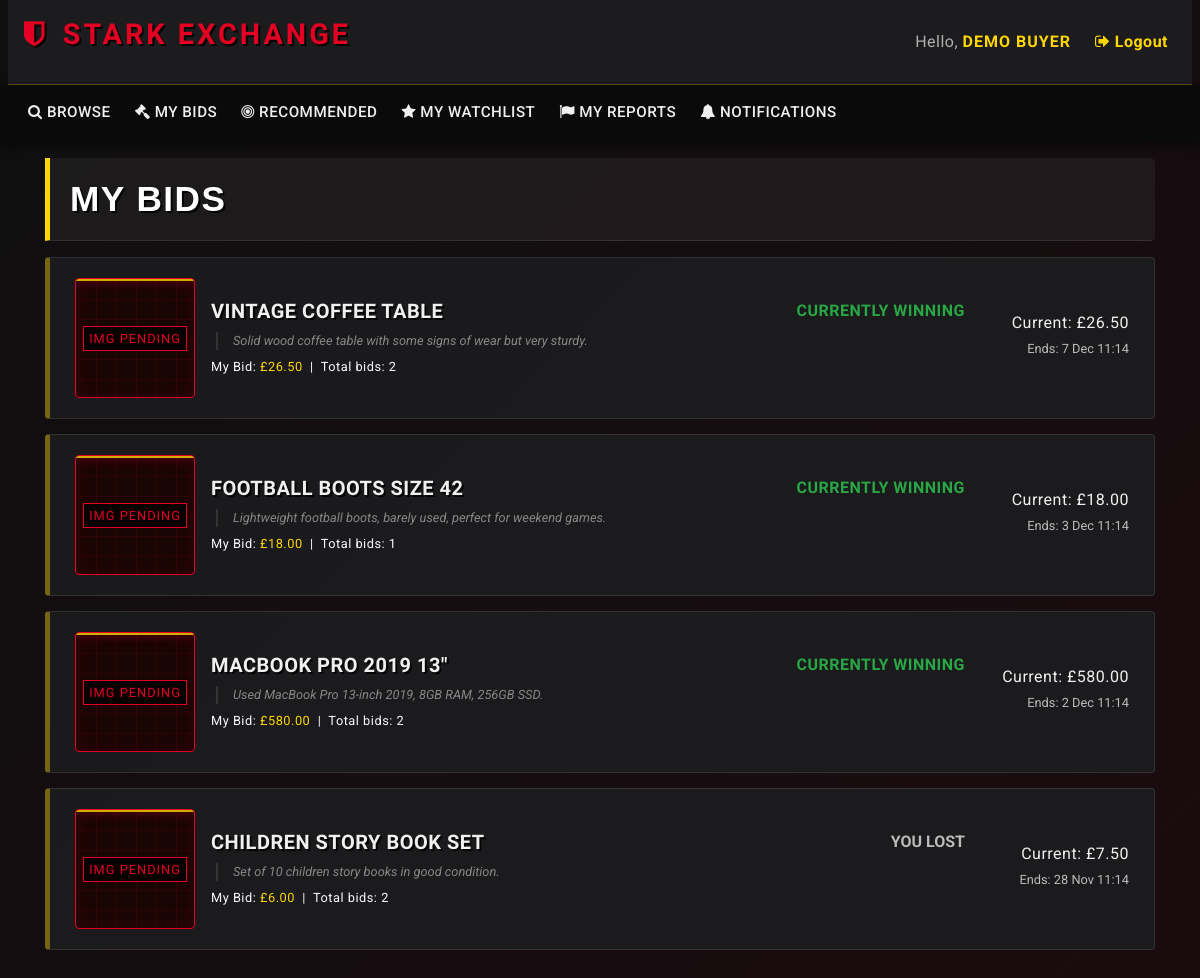
Screenshot of /mybids.php (signed in) with the database file from the repository.
### tables this page shows
CREATE TABLE auctions (
    auction_id    INT AUTO_INCREMENT PRIMARY KEY,
    item_id       INT NOT NULL,
    seller_id     INT NOT NULL,
    start_price   DECIMAL(10,2) NOT NULL,
    reserve_price DECIMAL(10,2),
    start_date    DATETIME NOT NULL DEFAULT CURRENT_TIMESTAMP,
    end_date      DATETIME NOT NULL,
    winner_id     INT NULL,
     
     
     
    status        ENUM('pending','active','finished','cancelled','removed')
                  NOT NULL DEFAULT 'pending',

    CONSTRAINT fk_auctions_item
        FOREIGN KEY (item_id)
        REFERENCES items(item_id)
        ON DELETE CASCADE
        ON UPDATE CASCADE,

    CONSTRAINT fk_auctions_seller
        FOREIGN KEY (seller_id)
        REFERENCES users(user_id)
        ON DELETE CASCADE
        ON UPDATE CASCADE,

    CONSTRAINT fk_auctions_winner
        FOREIGN KEY (winner_id)
        REFERENCES users(user_id)
        ON DELETE SET NULL
        ON UPDATE CASCADE
);

CREATE TABLE items (
    item_id      INT AUTO_INCREMENT PRIMARY KEY,
    title        VARCHAR(255) NOT NULL,
    description  TEXT,
    
     
    image_path   VARCHAR(255) DEFAULT NULL, 
     

    category_id  INT NOT NULL,
    seller_id    INT NOT NULL,
    created_at   DATETIME NOT NULL DEFAULT CURRENT_TIMESTAMP,

    CONSTRAINT fk_items_category
        FOREIGN KEY (category_id)
        REFERENCES categories(category_id)
        ON DELETE RESTRICT
        ON UPDATE CASCADE,

    CONSTRAINT fk_items_seller
        FOREIGN KEY (seller_id)
        REFERENCES users(user_id)
        ON DELETE CASCADE
        ON UPDATE CASCADE
);

### utilities.php (called while the page is built, shortened)
<?php
function get_db() {
    static $conn = null;
    if ($conn === null) {
        $conn = new mysqli(DB_HOST, DB_USER, DB_PASS, DB_NAME);
        $conn->set_charset(DB_CHARSET);
    }
    return $conn;
}
function db_query($sql, $types = '', $params = []) {
    $conn = get_db();
    $stmt = $conn->prepare($sql);
    $stmt->bind_param($types, ...$params);
    if (!$stmt->execute()) {
        die('Execute failed: ' . $stmt->error);
    }
    return $stmt->get_result();
}
function current_user_id() {
    return $_SESSION['user_id'] ?? null;
}
?>

### mybids.php (the view, shortened to what this page needs)
<?php
require_once 'utilities.php';
include_once 'header.php';
$user_id = current_user_id();
$sql = "
    SELECT DISTINCT
        a.auction_id,
        a.item_id,
        a.end_date,
        a.status,
        a.winner_id,
        i.title,
        i.description,
        i.image_path
    FROM auctions a
    JOIN items i ON a.item_id = i.item_id
    JOIN bids b  ON a.auction_id = b.auction_id
    WHERE b.buyer_id = ?
    ORDER BY a.end_date DESC
";
$result = db_query($sql, 'i', [$user_id]);
?>
<div class="container">
    <h2 class="my-3 text-uppercase" style="font-family: 'Oswald', sans-serif; letter-spacing: 1px;">My bids</h2>
    <?php if (!$result || $result->num_rows === 0): ?>
        <div class="text-center py-5">
            <p class="text-muted mb-4">You have not placed any bids yet.</p>
            <a href="browse.php" class="btn btn-primary btn-lg">Browse Auctions</a>
        </div>
    <?php else: ?>
        <ul class="list-group mb-5" style="border: none;">
            <?php while ($row = $result->fetch_assoc()):
                $auction_id   = (int)$row['auction_id'];
                $item_id      = (int)$row['item_id'];
                $title        = $row['title'];
                $description  = $row['description'];
                $end_time     = new DateTime($row['end_date']);
                $status       = $row['status'];
                $winner_id    = $row['winner_id'] !== null ? (int)$row['winner_id'] : null;
                $img_path = $row['image_path'] ?? null;
                $img_html = '';
                if (!empty($img_path) && file_exists("images/" . $img_path)) {
                    $img_html = '<img src="images/' . $img_path . '" alt="Item" style="width: 120px; height: 120px; object-fit: cover; border-radius: 4px; border: 1px solid #333;">';
                } else {
                    $img_html = '<div class="img-placeholder" style="width: 120px; height: 120px; margin: 0;"></div>';
                }
                $sql_stats = "SELECT COUNT(*) AS num_bids, MAX(bid_amount) AS max_bid FROM bids WHERE auction_id = ?";
                $res_stats = db_query($sql_stats, 'i', [$auction_id]);
                $stats_row = $res_stats->fetch_assoc();
                $num_bids  = (int)$stats_row['num_bids'];
                $max_bid   = $stats_row['max_bid'];
                $sql_my = "SELECT MAX(bid_amount) AS my_max_bid FROM bids WHERE auction_id = ? AND buyer_id = ?";
                $res_my   = db_query($sql_my, 'ii', [$auction_id, $user_id]);
                $my_row   = $res_my->fetch_assoc();
                $my_max_bid = $my_row['my_max_bid'] !== null ? (float)$my_row['my_max_bid'] : null;
                $sql_start = "SELECT start_price FROM auctions WHERE auction_id = ? LIMIT 1";
                $res_start = db_query($sql_start, 'i', [$auction_id]);
                $start_row = $res_start->fetch_assoc();
                $start_price = (float)$start_row['start_price'];
                $current_price = ($max_bid === null) ? $start_price : (float)$max_bid;
                $now   = new DateTime();
                $ended = ($now >= $end_time || $status === 'finished' || $status === 'closed' || $status === 'paid' || $status === 'cancelled');
                $result_text = '';
                $status_color = '';
                $text_class = '';
                if (!$ended) {
                    if ($my_max_bid !== null && $my_max_bid >= $current_price) {
                        $result_text = 'Currently winning';
                        $status_color = '#28a745';
                        $text_class = 'text-success';
                    } else {
                        $result_text = 'Outbid';
                        $status_color = '#dc3545';
                        $text_class = 'text-danger';
                    }
                } else {
                    if ($winner_id !== null && $winner_id === $user_id) {
                        $result_text = 'You won';
                        $status_color = '#28a745';
                        $text_class = 'text-success';
                    } else {
                        $result_text = 'You lost';
                        $status_color = '#6c757d';
                        $text_class = 'text-muted';
                    }
                }
            ?>
            <li class="list-group-item d-flex align-items-center"
                style="background-color: rgba(28, 28, 30, 0.9); border: 1px solid rgba(255,255,255,0.1); margin-bottom: 10px; border-radius: 4px; border-left: 6px solid <?php echo $status_color; ?>;">
                <div class="mr-3">
                    <?php echo $img_html; ?>
                </div>
                <div class="flex-grow-1">
                    <div class="d-flex justify-content-between">
                        <h5 class="mb-1">
                            <a href="listing.php?item_id=<?php echo $item_id; ?>" class="text-light" style="font-family: 'Oswald', sans-serif; letter-spacing: 0.5px;">
                                <?php echo htmlspecialchars($title); ?>
                            </a>
                        </h5>
                        <span class="<?php echo $text_class; ?> font-weight-bold text-uppercase" style="font-family: 'Oswald', sans-serif;">
                            <?php echo $result_text; ?>
                        </span>
                    </div>
                    <p class="mb-1 text-muted small" style="line-height: 1.4;">
                        <?php
                        $desc_short = (strlen($description) > 120) ? substr($description, 0, 120) . '...' : $description;
                        echo htmlspecialchars($desc_short);
                        ?>
                    </p>
                    <small class="text-light">
                        My Bid: <span style="color: var(--color-accent);">£<?php echo number_format($my_max_bid, 2); ?></span>
                        &nbsp;|&nbsp;
                        Total bids: <?php echo $num_bids; ?>
                    </small>
                </div>
                <div class="text-right ml-4 text-nowrap" style="min-width: 140px;">
                    <div class="mb-1">Current: £<?php echo number_format($current_price, 2); ?></div>
                    <div class="small text-muted mb-2">
                        Ends: <?php echo date_format($end_time, 'j M H:i'); ?>
                    </div>
                </div>
            </li>
            <?php endwhile; $result->free(); ?>
        </ul>
    <?php endif; ?>
</div>
<?php include_once 'footer.php'; ?>

### header.php (shortened to what this page needs)
<?php
require_once 'utilities.php';
?>
<!doctype html>
<html lang="en">
<head>
  <link rel="stylesheet" href="css/bootstrap.min.css">
  <link rel="stylesheet" href="https://cdnjs.cloudflare.com/ajax/libs/font-awesome/4.7.0/css/font-awesome.min.css">
  <link rel="stylesheet" href="css/custom.css?v=<?php echo time(); ?>">
</head>
<body>
<nav class="navbar navbar-expand-lg navbar-light bg-light mx-2">
  <a class="navbar-brand" href="index.php">
    <i class="fa fa-shield" style="margin-right: 5px;"></i> Stark Exchange
  </a>
  <ul class="navbar-nav ml-auto">
    <li class="nav-item">
<?php
if (isset($_SESSION['logged_in']) && $_SESSION['logged_in'] == true) {
  $display_name = $_SESSION['username'] ?? $_SESSION['account_type'] ?? 'Agent';
  echo '<div class="d-flex align-items-center">';
  echo '<span class="navbar-text mr-3" style="color: var(--color-text-light);">'
        . 'Hello, <strong style="color: var(--color-accent); text-transform: uppercase; letter-spacing: 1px;">'
        . htmlspecialchars($display_name)
        . '</strong>'
        . '</span>';
  echo '<a class="nav-link" href="logout.php" style="color: #aaa; transition: 0.3s;">'
        . '<i class="fa fa-sign-out"></i> Logout'
        . '</a>';
  echo '</div>';
} else {
  echo '<button type="button" class="btn nav-link" data-toggle="modal" data-target="#loginModal">'
        . '<i class="fa fa-sign-in"></i> Login'
        . '</button>';
}
?>
    </li>
  </ul>
</nav>
<nav class="navbar navbar-expand-lg navbar-dark bg-dark">
  <ul class="navbar-nav align-middle">
<?php
if (!isset($_SESSION['role_id']) || $_SESSION['role_id'] != 3) {
  echo('
    <li class="nav-item mx-1">
      <a class="nav-link" href="browse.php"><i class="fa fa-search"></i> Browse</a>
    </li>
  ');
}
if (isset($_SESSION['account_type']) && $_SESSION['account_type'] == 'buyer') {
    echo('
        <li class="nav-item mx-1">
            <a class="nav-link" href="mybids.php"><i class="fa fa-gavel"></i> My Bids</a>
        </li>
        <li class="nav-item mx-1">
            <a class="nav-link" href="recommendations.php"><i class="fa fa-bullseye"></i> Recommended</a>
        </li>
        <li class="nav-item mx-1">
            <a class="nav-link" href="mywatchlist.php"><i class="fa fa-star"></i> My Watchlist</a>
        </li>
        <li class="nav-item mx-1">
            <a class="nav-link" href="myreports.php"><i class="fa fa-flag"></i> My Reports</a>
        </li>
        <li class="nav-item mx-1 position-relative">
            <a class="nav-link" href="notifications.php">
                <i class="fa fa-bell"></i> Notifications');
    echo '
            </a>
        </li>
    ';
}
?>
  </ul>
</nav>

### footer.php (shortened to what this page needs)
</body>
</html>

### css/custom.css (style rules this page uses)
:root { --color-primary: #E30022; --color-accent: #FFD700; --color-bg-dark: #0A0A0A; --color-bg-secondary: #1C1C1E; --color-bg-input: #2D2D30; --color-text-light: #F0F0F0; --color-text-muted: #B0B0B0; }
body, html { background-color: var(--color-bg-dark) !important; background: linear-gradient(135deg, #0f0f10 0%, #1a0b0e 100%) !important; min-height: 100vh; color: var(--color-text-light) !important; font-family: 'Roboto', sans-serif !important; font-weight: 400; letter-spacing: 0.5px; }
h1, h2, h3, h4, h5, h6, .navbar-brand, .card-title, .container h2, .btn { font-family: 'Oswald', sans-serif !important; font-weight: 700; letter-spacing: 1.5px !important; text-transform: uppercase; color: white !important; text-shadow: 2px 2px 0px rgba(0,0,0,0.8) !important; margin-bottom: 15px; }
.container p.text-muted, .text-muted { font-family: 'Roboto', sans-serif !important; font-weight: 400; letter-spacing: normal; text-shadow: none !important; color: #bbb !important; }
.navbar-light.bg-light { background-color: var(--color-bg-secondary) !important; border-bottom: 1px solid rgba(255, 215, 0, 0.3); }
.navbar-brand { color: var(--color-primary) !important; font-weight: 900; font-size: 1.8rem; letter-spacing: 3px !important; margin-right: 40px !important; text-shadow: 2px 2px 0px #000, 0 0 5px rgba(227, 0, 34, 0.4); text-transform: uppercase; }
.navbar-light .navbar-text { color: var(--color-text-muted) !important; }
.navbar-light .nav-link, .navbar-light .btn-link { color: var(--color-accent) !important; font-weight: bold; }
.navbar-dark.bg-dark { background-color: var(--color-bg-dark) !important; box-shadow: 0 4px 10px rgba(0,0,0,0.5); }
.navbar-dark .navbar-nav .nav-link { color: var(--color-text-light) !important; font-weight: 500; border-bottom: 2px solid transparent; transition: all 0.3s; text-transform: uppercase; font-size: 0.95rem; }
ul.list-group { border: none !important; gap: 15px; background-color: transparent !important; }
.list-group-item { background-color: rgba(28, 28, 30, 0.9) !important; border: 1px solid rgba(255, 255, 255, 0.1) !important; margin-bottom: 0 !important; border-radius: 4px; padding: 20px 25px; border-left: 5px solid rgba(255, 215, 0, 0.4) !important; position: relative; overflow: hidden; transition: all 0.3s cubic-bezier(0.25, 0.8, 0.25, 1); }
.list-group-item h5, .list-group-item a { color: var(--color-text-light) !important; font-weight: bold; text-decoration: none; font-size: 1.25rem; display: block; margin-bottom: 5px; }
.list-group-item::after { content: ""; position: absolute; top: 0; left: -100%; width: 50%; height: 100%; background: linear-gradient(to right, transparent, rgba(255, 255, 255, 0.1), transparent); transform: skewX(-25deg); transition: none; }
.container h2.my-3 { background: rgba(255, 255, 255, 0.05); padding: 20px; border-left: 5px solid var(--color-accent); border-radius: 0 5px 5px 0; font-family: 'Impact', sans-serif !important; text-transform: uppercase; letter-spacing: 1px; font-size: 2.2rem; border-bottom: 1px solid rgba(255, 255, 255, 0.1); }
.container p.text-muted { color: #888 !important; font-style: italic; border-left: 2px solid #333; padding-left: 15px; margin-left: 5px; }
.img-placeholder { width: 150px; height: 150px; flex-shrink: 0; background-color: #1a0505; background-image: linear-gradient(rgba(227, 0, 34, 0.1) 1px, transparent 1px), linear-gradient(90deg, rgba(227, 0, 34, 0.1) 1px, transparent 1px); background-size: 20px 20px; border: 1px solid var(--color-primary); display: flex; align-items: center; justify-content: center; position: relative; overflow: hidden; margin-right: 20px; border-radius: 4px; box-shadow: inset 0 0 20px rgba(227, 0, 34, 0.1); }
.img-placeholder::before { content: ""; position: absolute; top: 0; left: 0; width: 100%; height: 2px; background: var(--color-accent); box-shadow: 0 0 10px var(--color-primary); animation: stark-scan 3s infinite ease-in-out; opacity: 0.8; }
.img-placeholder::after { content: "IMG PENDING"; color: var(--color-primary); font-family: 'Oswald', sans-serif; font-size: 0.8rem; letter-spacing: 1px; background: rgba(0,0,0,0.7); padding: 2px 5px; border: 1px solid var(--color-primary); }

### rows the page displays
auctions: item.title "VINTAGE COFFEE TABLE", result_text "CURRENTLY WINNING", item.description "Solid wood coffee table with some signs of wear but very sturdy.", my_max_bid "26.50", num_bids "2", current_price "26.50", end_date "7 Dec 11:14"
auctions: item.title "FOOTBALL BOOTS SIZE 42", result_text "CURRENTLY WINNING", item.description "Lightweight football boots, barely used, perfect for weekend games.", my_max_bid "18.00", num_bids "1", current_price "18.00", end_date "3 Dec 11:14"
auctions: item.title "MACBOOK PRO 2019 13\"", result_text "CURRENTLY WINNING", item.description "Used MacBook Pro 13-inch 2019, 8GB RAM, 256GB SSD.", my_max_bid "580.00", num_bids "2", current_price "580.00", end_date "2 Dec 11:14"
auctions: item.title "CHILDREN STORY BOOK SET", winner "YOU LOST", item.description "Set of 10 children story books in good condition.", my_max_bid "6.00", num_bids "2", current_price "7.50", end_date "28 Nov 11:14"

### other values shown
$display_name "DEMO BUYER"
